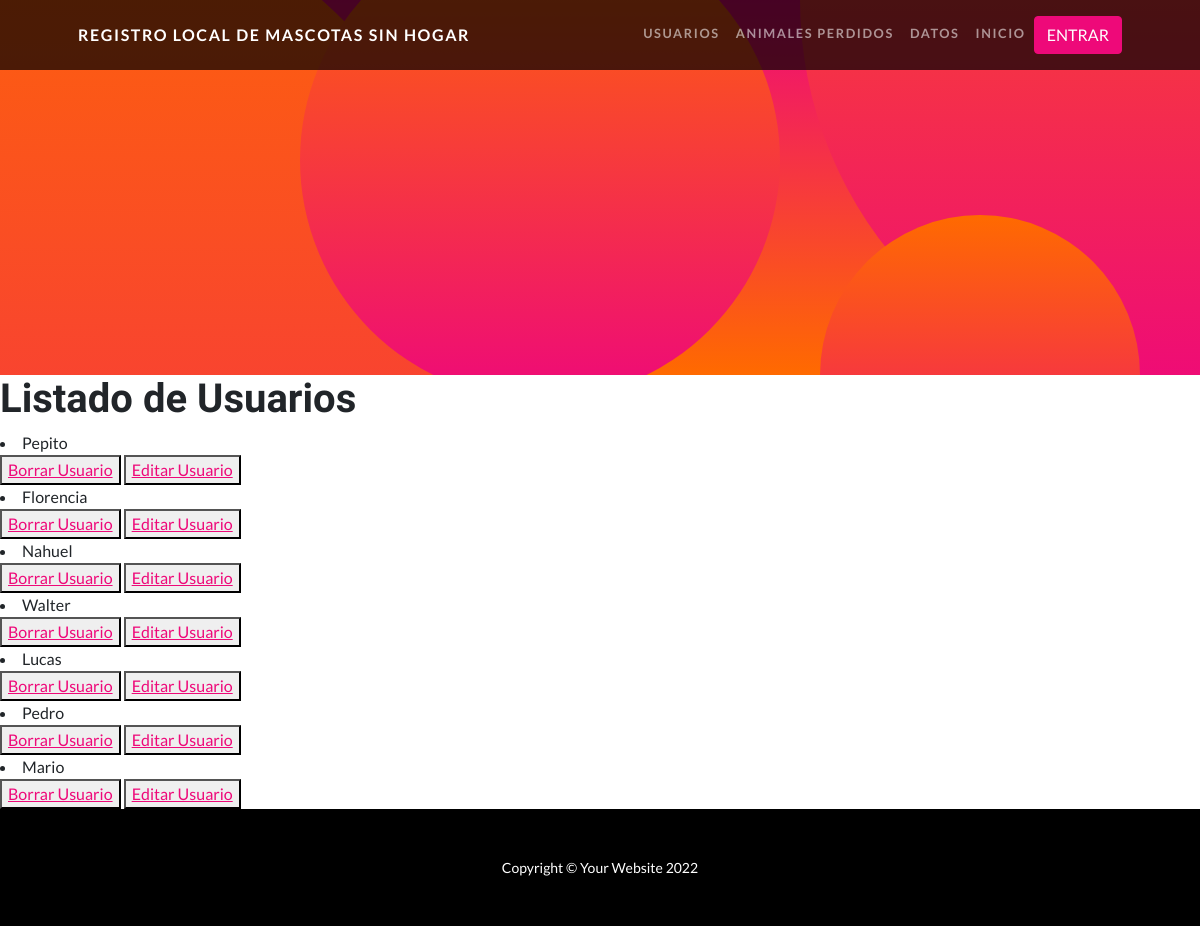
/AppFinal/leerUsuarios, run on an earlier commit of the app's database.
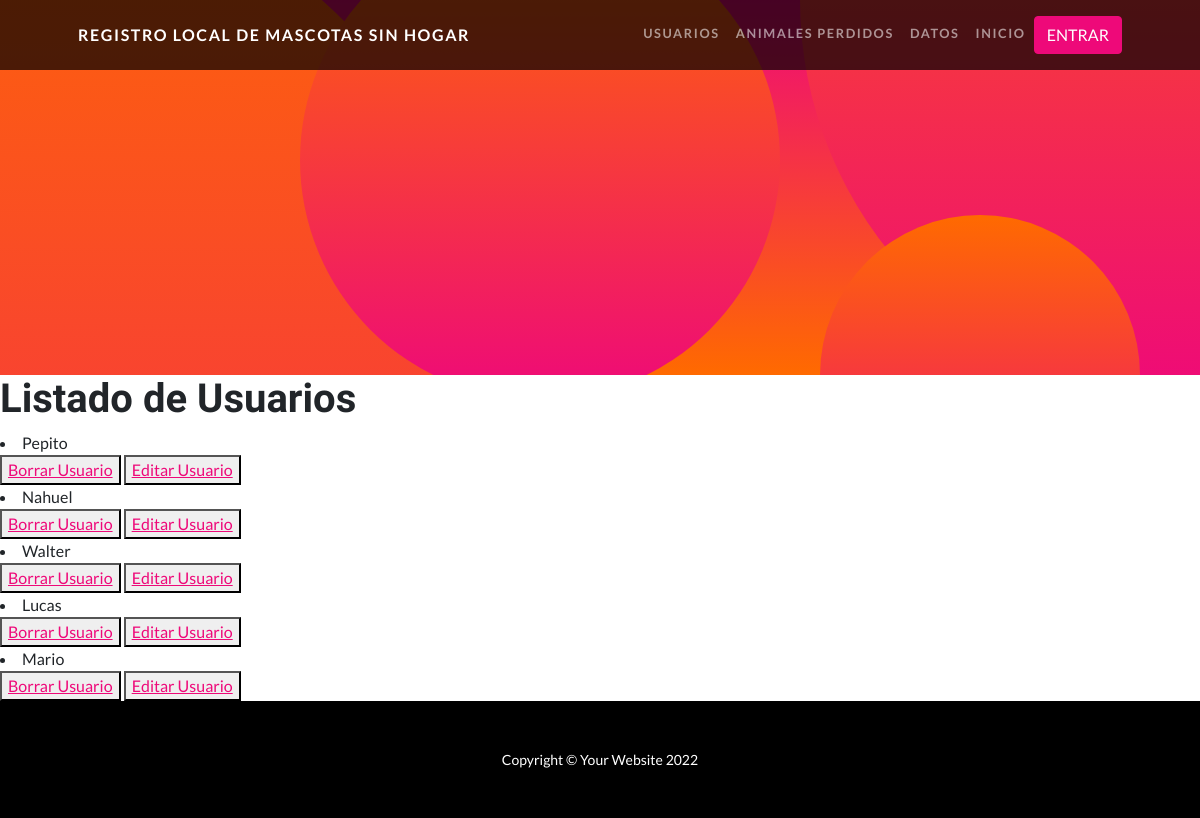
And on a later commit of the database.
### AppFinal/models.py (models this page shows)
class Usuario(models.Model):
    nombre= models.CharField(max_length=30)
    apellido= models.CharField(max_length=30)
    email= models.EmailField(max_length=40)
    celular= models.IntegerField()
    def __str__(self):
        return self.nombre+ " " + self.apellido + " " + self.email + " " + str(self.celular)

### AppFinal/views.py (the view)
# urls.py: path('leerUsuarios', views.leerUsuarios, name='LeerUsuarios'),
def leerUsuarios(request):
    usuarios = Usuario.objects.all() #trae todos los usuarios
    contexto = {"usuarios":usuarios}
    print(contexto)
    return render(request, "AppFinal/leerUsuarios.html", contexto)

### AppFinal/templates/AppFinal/leerUsuarios.html
{% extends "AppFinal/padre.html" %}
{% load static %}
{% block contenidoQueCambia %}
<h1>Listado de Usuarios</h1>
{% for usuario in usuarios %}
 <li> {{ usuario.nombre }} </li>
<button>
    <a href="{% url 'eliminarUsuario' usuario.nombre %}">Borrar Usuario</a>
</button>
<button>
    <a href="{% url 'editarUsuario' usuario.nombre %}">Editar Usuario</a>
</button>
{% endfor %}
{% endblock %}

### AppFinal/templates/AppFinal/padre.html (shortened to what this page needs)
<!DOCTYPE html>
<html lang="en">
    <head>
        {% load static %}
        <link href={% static 'AppFinal/css/styles.css' %} rel="stylesheet" />
    </head>
    <body id="page-top">
        <nav class="navbar navbar-expand-lg navbar-dark navbar-custom fixed-top">
            <div class="container px-5">
                <a class="navbar-brand" href="#page-top">Registro local de mascotas sin hogar</a>
                <div class="collapse navbar-collapse" id="navbarResponsive">
                    <ul class="navbar-nav ms-auto">
                        <li class="nav-item"><a class="nav-link" href="{% url 'usuario' %}">Usuarios</a></li>
                        <li class="nav-item"><a class="nav-link" href="{% url 'animal' %}">Animales perdidos</a></li>
                        <li class="nav-item"><a class="nav-link" href="{% url 'datos' %}">Datos</a></li>
                        <li class="nav-item"><a class="nav-link" href="{% url 'inicio' %}">Inicio</a></li>
                        {% if not request.user.is_authenticated %}
                        <li class="nav-item"><a class="btn btn-primary " href="{% url 'login' %}">ENTRAR</a></li>
                        {% else %}
                            <p>Hola {{user}}</p>
                            <li class="nav-item"></li> <a class="btn btn-primary " href="{% url 'logout' %}">SALIR</a></li>
                        {% endif %}
                    </ul>
                </div>
            </div>
        </nav>
        <header class="masthead text-center text-white">
            <div class="bg-circle-1 bg-circle"></div>
            <div class="bg-circle-2 bg-circle"></div>
            <div class="bg-circle-3 bg-circle"></div>
            <div class="bg-circle-4 bg-circle"></div>
        </header>
        {% block contenidoQueCambia %}
        {% endblock %}
        <footer class="py-5 bg-black">
            <div class="container px-5"><p class="m-0 text-center text-white small">Copyright &copy; Your Website 2022</p></div>
        </footer>
    </body>
</html>

What changed in the data, as far as the page shows it:
removed Usuario: nombre "Florencia"
removed Usuario: nombre "Pedro"
